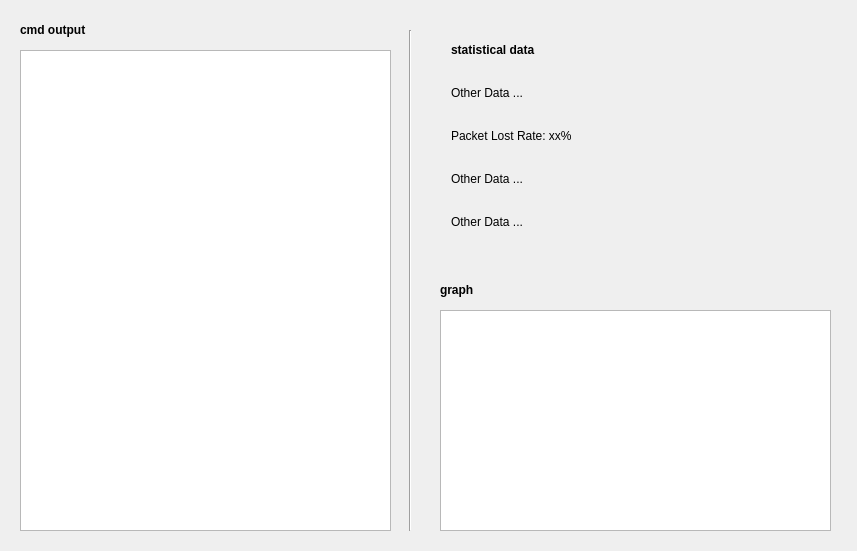
<?xml version="1.0" encoding="UTF-8"?>
<ui version="4.0">
 <class>transMainWindow</class>
 <widget class="QMainWindow" name="transMainWindow">
  <property name="geometry">
   <rect>
    <x>0</x>
    <y>0</y>
    <width>857</width>
    <height>551</height>
   </rect>
  </property>
  <property name="windowTitle">
   <string>transData</string>
  </property>
  <widget class="QWidget" name="centralWidget">
   <widget class="Line" name="line">
    <property name="geometry">
     <rect>
      <x>400</x>
      <y>30</y>
      <width>20</width>
      <height>501</height>
     </rect>
    </property>
    <property name="orientation">
     <enum>Qt::Vertical</enum>
    </property>
   </widget>
   <widget class="QGraphicsView" name="graphicsView">
    <property name="geometry">
     <rect>
      <x>440</x>
      <y>310</y>
      <width>391</width>
      <height>221</height>
     </rect>
    </property>
    <property name="backgroundBrush">
     <brush brushstyle="Dense7Pattern">
      <color alpha="255">
       <red>209</red>
       <green>29</green>
       <blue>29</blue>
      </color>
     </brush>
    </property>
    <property name="foregroundBrush">
     <brush brushstyle="HorPattern">
      <color alpha="255">
       <red>203</red>
       <green>56</green>
       <blue>56</blue>
      </color>
     </brush>
    </property>
    <property name="interactive">
     <bool>true</bool>
    </property>
    <property name="sceneRect">
     <rectf>
      <x>0.000000000000000</x>
      <y>0.000000000000000</y>
      <width>100.000000000000000</width>
      <height>100.000000000000000</height>
     </rectf>
    </property>
   </widget>
   <widget class="QLabel" name="label_2">
    <property name="geometry">
     <rect>
      <x>440</x>
      <y>280</y>
      <width>69</width>
      <height>19</height>
     </rect>
    </property>
    <property name="font">
     <font>
      <weight>75</weight>
      <bold>true</bold>
     </font>
    </property>
    <property name="text">
     <string>graph</string>
    </property>
   </widget>
   <widget class="QLabel" name="label_3">
    <property name="geometry">
     <rect>
      <x>20</x>
      <y>20</y>
      <width>111</width>
      <height>19</height>
     </rect>
    </property>
    <property name="font">
     <font>
      <weight>75</weight>
      <bold>true</bold>
     </font>
    </property>
    <property name="text">
     <string>cmd output</string>
    </property>
   </widget>
   <widget class="QTextBrowser" name="textBrowser_2">
    <property name="geometry">
     <rect>
      <x>20</x>
      <y>50</y>
      <width>371</width>
      <height>481</height>
     </rect>
    </property>
   </widget>
   <widget class="QWidget" name="">
    <property name="geometry">
     <rect>
      <x>440</x>
      <y>20</y>
      <width>381</width>
      <height>231</height>
     </rect>
    </property>
    <layout class="QVBoxLayout" name="verticalLayout">
     <item>
      <widget class="QLabel" name="label">
       <property name="font">
        <font>
         <weight>75</weight>
         <bold>true</bold>
        </font>
       </property>
       <property name="text">
        <string>statistical data</string>
       </property>
      </widget>
     </item>
     <item>
      <widget class="QLabel" name="label_5">
       <property name="text">
        <string>Other Data ...</string>
       </property>
      </widget>
     </item>
     <item>
      <widget class="QLabel" name="label_4">
       <property name="text">
        <string>Packet Lost Rate: xx%</string>
       </property>
      </widget>
     </item>
     <item>
      <widget class="QLabel" name="label_6">
       <property name="text">
        <string>Other Data ...</string>
       </property>
      </widget>
     </item>
     <item>
      <widget class="QLabel" name="label_7">
       <property name="text">
        <string>Other Data ...</string>
       </property>
      </widget>
     </item>
    </layout>
   </widget>
  </widget>
 </widget>
 <layoutdefault spacing="6" margin="11"/>
 <resources/>
 <connections/>
</ui>
